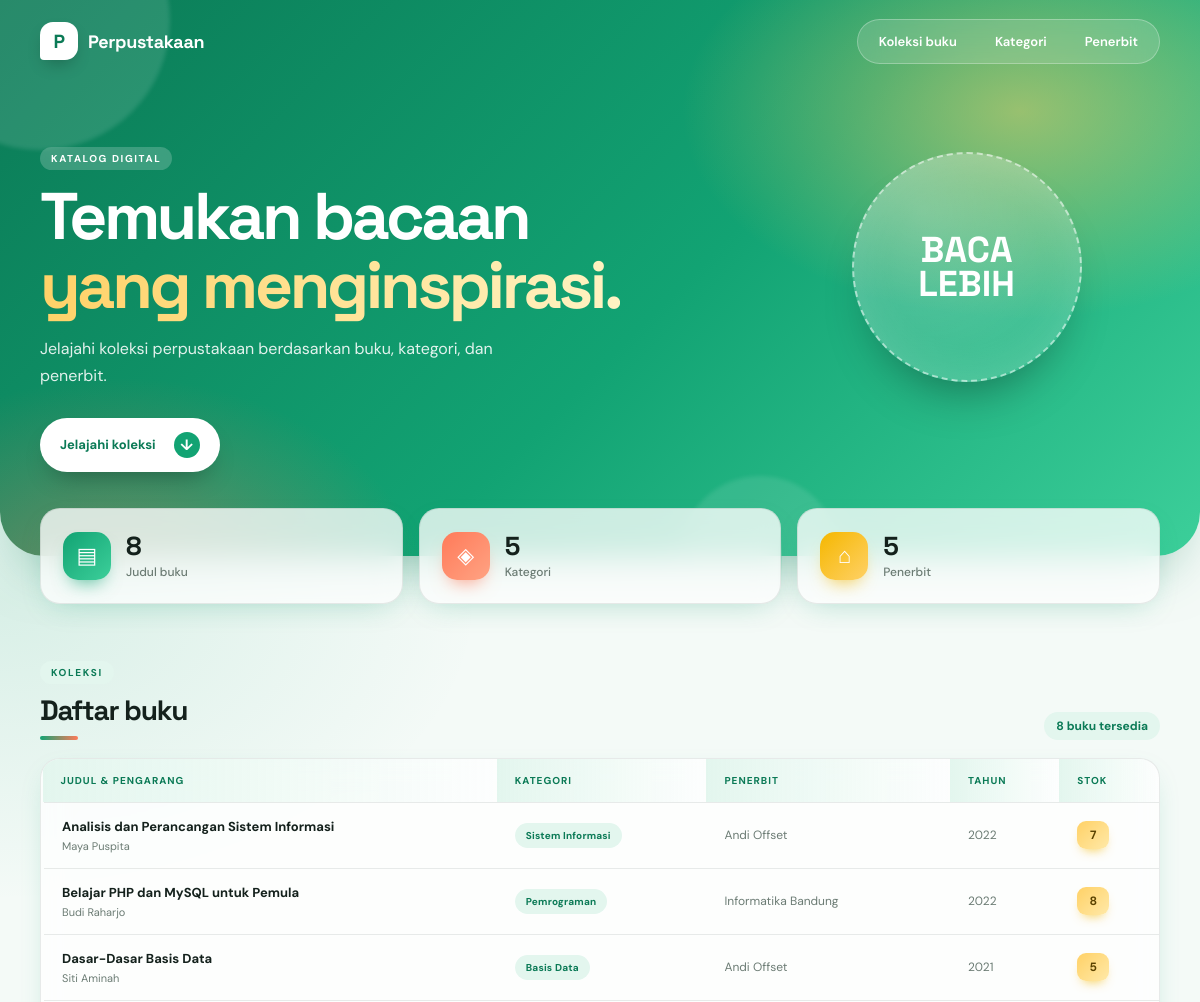
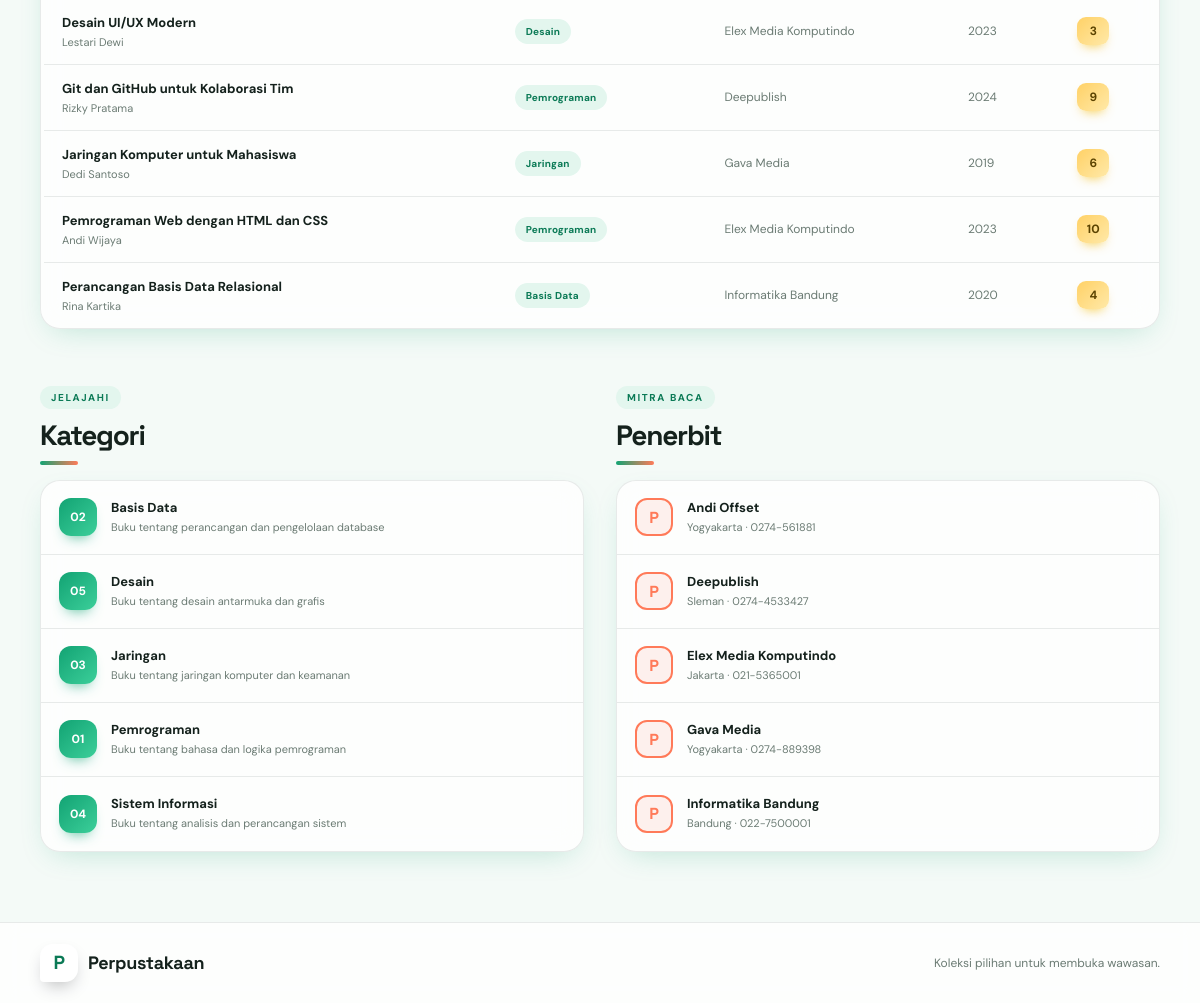
The page / on the database its author committed (2 pictures, top to bottom).
### tables this page shows
CREATE TABLE `buku` (
  `id_buku` int NOT NULL AUTO_INCREMENT,
  `judul` varchar(150) NOT NULL,
  `pengarang` varchar(100) NOT NULL,
  `tahun_terbit` int DEFAULT NULL,
  `stok` int DEFAULT '0',
  `id_kategori` int DEFAULT NULL,
  `id_penerbit` int DEFAULT NULL,
  PRIMARY KEY (`id_buku`),
  KEY `buku_kategori_FK` (`id_kategori`),
  KEY `buku_penerbit_FK` (`id_penerbit`),
  CONSTRAINT `buku_kategori_FK` FOREIGN KEY (`id_kategori`) REFERENCES `kategori` (`id_kategori`),
  CONSTRAINT `buku_penerbit_FK` FOREIGN KEY (`id_penerbit`) REFERENCES `penerbit` (`id_penerbit`)
);

CREATE TABLE `kategori` (
  `id_kategori` int NOT NULL AUTO_INCREMENT,
  `nama_kategori` varchar(50) NOT NULL,
  `deskripsi` varchar(150) DEFAULT NULL,
  PRIMARY KEY (`id_kategori`)
);

CREATE TABLE `penerbit` (
  `id_penerbit` int NOT NULL AUTO_INCREMENT,
  `nama_penerbit` varchar(100) NOT NULL,
  `kota` varchar(50) DEFAULT NULL,
  `telepon` varchar(20) DEFAULT NULL,
  PRIMARY KEY (`id_penerbit`)
);

### index.php (the view, shortened to what this page needs)
<?php
require_once __DIR__ . '/services/config.php';
$kategori = mysqli_query(
    $conn,
    'SELECT id_kategori, nama_kategori, deskripsi FROM kategori ORDER BY nama_kategori'
)->fetch_all(MYSQLI_ASSOC);
$penerbit = mysqli_query(
    $conn,
    'SELECT id_penerbit, nama_penerbit, kota, telepon FROM penerbit ORDER BY nama_penerbit'
)->fetch_all(MYSQLI_ASSOC);
$buku = mysqli_query(
    $conn,
    'SELECT buku.id_buku, buku.judul, buku.pengarang, buku.tahun_terbit, buku.stok,
            kategori.nama_kategori, penerbit.nama_penerbit
     FROM buku
     LEFT JOIN kategori ON buku.id_kategori = kategori.id_kategori
     LEFT JOIN penerbit ON buku.id_penerbit = penerbit.id_penerbit
     ORDER BY buku.judul'
)->fetch_all(MYSQLI_ASSOC);
function e($value)
{
    return htmlspecialchars((string) ($value ?? '-'), ENT_QUOTES, 'UTF-8');
}
?>
<!DOCTYPE html>
<html lang="id">
<head>
    <link rel="stylesheet" href="style.css">
</head>
<body>
    <header class="site-header">
        <nav class="navigation container" aria-label="Navigasi utama">
            <a class="brand" href="#beranda"><span class="brand-mark">P</span> Perpustakaan</a>
            <div class="nav-links">
                <a href="#buku">Koleksi buku</a>
                <a href="#kategori">Kategori</a>
                <a href="#penerbit">Penerbit</a>
            </div>
        </nav>
        <div class="hero container" id="beranda">
            <p class="eyebrow">KATALOG DIGITAL</p>
            <h1>Temukan bacaan<br><span>yang menginspirasi.</span></h1>
            <p class="hero-copy">Jelajahi koleksi perpustakaan berdasarkan buku, kategori, dan penerbit.</p>
            <a class="button" href="#buku">Jelajahi koleksi <span aria-hidden="true">↓</span></a>
            <div class="hero-decoration" aria-hidden="true">BACA<br>LEBIH</div>
        </div>
    </header>
    <main class="container main-content">
        <section class="stats" aria-label="Ringkasan koleksi">
            <div class="stat-card"><span class="stat-icon">▤</span><div><strong><?= count($buku) ?></strong><span>Judul buku</span></div></div>
            <div class="stat-card"><span class="stat-icon">◈</span><div><strong><?= count($kategori) ?></strong><span>Kategori</span></div></div>
            <div class="stat-card"><span class="stat-icon">⌂</span><div><strong><?= count($penerbit) ?></strong><span>Penerbit</span></div></div>
        </section>
        <section class="section" id="buku">
            <div class="section-heading">
                <div><p class="eyebrow">KOLEKSI</p><h2>Daftar buku</h2></div>
                <span class="record-count"><?= count($buku) ?> buku tersedia</span>
            </div>
            <div class="table-wrap">
                <table>
                    <thead><tr><th>Judul &amp; pengarang</th><th>Kategori</th><th>Penerbit</th><th>Tahun</th><th>Stok</th></tr></thead>
                    <tbody>
                    <?php if (!$buku): ?>
                        <tr><td class="empty-state" colspan="5">Belum ada data buku.</td></tr>
                    <?php else: ?>
                        <?php foreach ($buku as $item): ?>
                            <tr>
                                <td><strong><?= e($item['judul']) ?></strong><span class="secondary"><?= e($item['pengarang']) ?></span></td>
                                <td><span class="tag"><?= e($item['nama_kategori']) ?></span></td>
                                <td><?= e($item['nama_penerbit']) ?></td>
                                <td><?= e($item['tahun_terbit']) ?></td>
                                <td><span class="stock"><?= e($item['stok']) ?></span></td>
                            </tr>
                        <?php endforeach; ?>
                    <?php endif; ?>
                    </tbody>
                </table>
            </div>
        </section>
        <div class="reference-grid">
            <section class="section" id="kategori">
                <div class="section-heading compact"><div><p class="eyebrow">JELAJAHI</p><h2>Kategori</h2></div></div>
                <div class="info-list">
                    <?php foreach ($kategori as $item): ?>
                        <article class="info-item">
                            <span class="list-number"><?= e(str_pad((string) $item['id_kategori'], 2, '0', STR_PAD_LEFT)) ?></span>
                            <div><h3><?= e($item['nama_kategori']) ?></h3><p><?= e($item['deskripsi']) ?></p></div>
                        </article>
                    <?php endforeach; ?>
                </div>
            </section>
            <section class="section" id="penerbit">
                <div class="section-heading compact"><div><p class="eyebrow">MITRA BACA</p><h2>Penerbit</h2></div></div>
                <div class="info-list">
                    <?php foreach ($penerbit as $item): ?>
                        <article class="info-item publisher-item">
                            <span class="publisher-icon" aria-hidden="true">P</span>
                            <div><h3><?= e($item['nama_penerbit']) ?></h3><p><?= e($item['kota']) ?><?php if ($item['telepon']): ?> · <?= e($item['telepon']) ?><?php endif; ?></p></div>
                        </article>
                    <?php endforeach; ?>
                </div>
            </section>
        </div>
    </main>
    <footer class="site-footer">
        <div class="container footer-content"><a class="brand" href="#beranda"><span class="brand-mark">P</span> Perpustakaan</a><p>Koleksi pilihan untuk membuka wawasan.</p></div>
    </footer>
</body>
</html>

### rows shown on the page
buku: judul "Analisis dan Perancangan Sistem Informasi", pengarang "Maya Puspita", id_kategori.nama_kategori "Sistem Informasi", id_penerbit.nama_penerbit "Andi Offset", tahun_terbit "2022", stok "7"
buku: judul "Belajar PHP dan MySQL untuk Pemula", pengarang "Budi Raharjo", id_kategori.nama_kategori "Pemrograman", id_penerbit.nama_penerbit "Informatika Bandung", tahun_terbit "2022", stok "8"
buku: judul "Dasar-Dasar Basis Data", pengarang "Siti Aminah", id_kategori.nama_kategori "Basis Data", id_penerbit.nama_penerbit "Andi Offset", tahun_terbit "2021", stok "5"
buku: judul "Desain UI/UX Modern", pengarang "Lestari Dewi", id_kategori.nama_kategori "Desain", id_penerbit.nama_penerbit "Elex Media Komputindo", tahun_terbit "2023", stok "3"
buku: judul "Git dan GitHub untuk Kolaborasi Tim", pengarang "Rizky Pratama", id_kategori.nama_kategori "Pemrograman", id_penerbit.nama_penerbit "Deepublish", tahun_terbit "2024", stok "9"
buku: judul "Jaringan Komputer untuk Mahasiswa", pengarang "Dedi Santoso", id_kategori.nama_kategori "Jaringan", id_penerbit.nama_penerbit "Gava Media", tahun_terbit "2019", stok "6"
buku: judul "Pemrograman Web dengan HTML dan CSS", pengarang "Andi Wijaya", id_kategori.nama_kategori "Pemrograman", id_penerbit.nama_penerbit "Elex Media Komputindo", tahun_terbit "2023", stok "10"
buku: judul "Perancangan Basis Data Relasional", pengarang "Rina Kartika", id_kategori.nama_kategori "Basis Data", id_penerbit.nama_penerbit "Informatika Bandung", tahun_terbit "2020", stok "4"
kategori: id_kategori "02", nama_kategori "Basis Data", deskripsi "Buku tentang perancangan dan pengelolaan database"
kategori: id_kategori "05", nama_kategori "Desain", deskripsi "Buku tentang desain antarmuka dan grafis"
kategori: id_kategori "03", nama_kategori "Jaringan", deskripsi "Buku tentang jaringan komputer dan keamanan"
kategori: id_kategori "01", nama_kategori "Pemrograman", deskripsi "Buku tentang bahasa dan logika pemrograman"
kategori: id_kategori "04", nama_kategori "Sistem Informasi", deskripsi "Buku tentang analisis dan perancangan sistem"
penerbit: nama_penerbit "Andi Offset", kota "Yogyakarta", telepon "0274-561881"
penerbit: nama_penerbit "Deepublish", kota "Sleman", telepon "0274-4533427"
penerbit: nama_penerbit "Elex Media Komputindo", kota "Jakarta", telepon "021-5365001"
penerbit: nama_penerbit "Gava Media", kota "Yogyakarta", telepon "0274-889398"
penerbit: nama_penerbit "Informatika Bandung", kota "Bandung", telepon "022-7500001"

### other values the page prints
count($buku) "8"
count($kategori) "5"
count($penerbit) "5"
